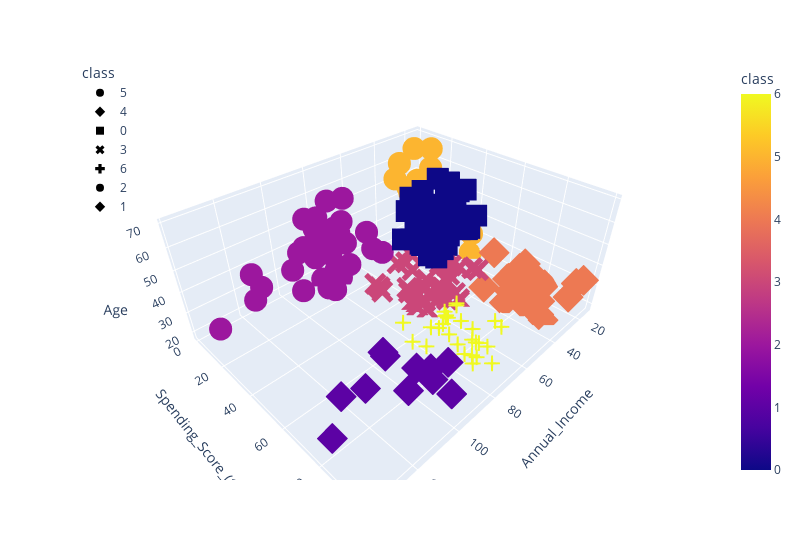

Notebook source saved alongside this figure:
### Code cell
fig = px.scatter_3d(
    df_shopping,
    x="Annual_Income",
    y="Spending_Score_(1-100)",
    z="Age",
    color="class",
    symbol="class",
    width=800,
)
fig.update_layout(legend=dict(x=0, y=1))
fig.show()

### Figure 1 — Plotly figure (JSON) as saved in the notebook; plotly's stock layout.template omitted (floating-point values rounded to 4 significant figures)
{"data": [{"hovertemplate": "class=%{marker.color}<br>Annual_Income=%{x}<br>Spending_Score_(1-100)=%{y}<br>Age=%{z}<extra></extra>", "legendgroup": "5", "marker": {"color": [5, 5, 5, 5, 5, 5, 5, 5, 5, 5, 5, 5, 5, 5, 5, 5, 5, 5, 5, 5, 5, 5], "coloraxis": "coloraxis", "symbol": "circle"}, "mode": "markers", "name": "5", "scene": "scene", "showlegend": true, "type": "scatter3d", "x": [15, 16, 17, 18, 19, 19, 20, 20, 21, 23, 24, 25, 28, 28, 29, 30, 33, 33, 34, 37, 39, 39], "y": [39, 6, 40, 6, 3, 14, 15, 13, 35, 29, 35, 5, 14, 32, 31, 4, 4, 14, 17, 26, 36, 28], "z": [19, 20, 31, 35, 64, 67, 58, 37, 35, 52, 35, 46, 54, 45, 40, 60, 53, 49, 42, 36, 48, 49]}, {"hovertemplate": "class=%{marker.color}<br>Annual_Income=%{x}<br>Spending_Score_(1-100)=%{y}<br>Age=%{z}<extra></extra>", "legendgroup": "4", "marker": {"color": [4, 4, 4, 4, 4, 4, 4, 4, 4, 4, 4, 4, 4, 4, 4, 4, 4, 4, 4, 4, 4, 4], "coloraxis": "coloraxis", "symbol": "diamond"}, "mode": "markers", "name": "4", "scene": "scene", "showlegend": true, "type": "scatter3d", "x": [15, 16, 17, 18, 19, 19, 20, 20, 21, 23, 24, 25, 28, 28, 29, 30, 33, 33, 34, 37, 38, 39], "y": [81, 77, 76, 94, 72, 99, 77, 79, 66, 98, 73, 73, 82, 61, 87, 73, 92, 81, 73, 75, 92, 65], "z": [21, 23, 22, 23, 30, 35, 24, 22, 20, 35, 25, 31, 29, 35, 23, 21, 18, 21, 30, 20, 24, 24]}, {"hovertemplate": "class=%{marker.color}<br>Annual_Income=%{x}<br>Spending_Score_(1-100)=%{y}<br>Age=%{z}<extra></extra>", "legendgroup": "0", "marker": {"color": [0, 0, 0, 0, 0, 0, 0, 0, 0, 0, 0, 0, 0, 0, 0, 0, 0, 0, 0, 0, 0, 0, 0, 0, 0, 0, 0, 0, 0, 0, 0, 0, 0, 0, 0, 0, 0, 0, 0, 0, 0, 0, 0, 0], "coloraxis": "coloraxis", "symbol": "square"}, "mode": "markers", "name": "0", "scene": "scene", "showlegend": true, "type": "scatter3d", "x": [38, 40, 42, 43, 43, 43, 44, 44, 46, 46, 47, 47, 48, 48, 48, 49, 49, 50, 50, 54, 54, 54, 54, 54, 54, 54, 57, 58, 59, 60, 60, 61, 62, 62, 62, 63, 63, 63, 63, 63, 65, 65, 67, 67], "y": [35, 55, 52, 60, 45, 41, 50, 46, 46, 56, 52, 59, 51, 50, 48, 55, 42, 49, 56, 47, 53, 42, 51, 41, 44, 46, 58, 46, 55, 49, 47, 42, 48, 59, 56, 50, 46, 43, 48, 52, 43, 59, 43, 57], "z": [65, 50, 49, 59, 50, 47, 51, 69, 53, 70, 67, 54, 63, 43, 68, 70, 47, 60, 60, 59, 45, 49, 57, 67, 46, 48, 55, 50, 68, 48, 47, 48, 49, 67, 49, 66, 54, 68, 66, 65, 63, 49, 51, 50]}, {"hovertemplate": "class=%{marker.color}<br>Annual_Income=%{x}<br>Spending_Score_(1-100)=%{y}<br>Age=%{z}<extra></extra>", "legendgroup": "3", "marker": {"color": [3, 3, 3, 3, 3, 3, 3, 3, 3, 3, 3, 3, 3, 3, 3, 3, 3, 3, 3, 3, 3, 3, 3, 3, 3, 3, 3, 3, 3, 3, 3, 3, 3, 3, 3, 3, 3, 3], "coloraxis": "coloraxis", "symbol": "x"}, "mode": "markers", "name": "3", "scene": "scene", "showlegend": true, "type": "scatter3d", "x": [39, 40, 40, 40, 42, 43, 46, 46, 48, 48, 48, 54, 54, 54, 54, 54, 57, 58, 59, 60, 60, 60, 60, 61, 62, 62, 62, 63, 64, 64, 65, 65, 67, 67, 69, 70, 72, 76], "y": [61, 47, 42, 42, 60, 54, 51, 55, 59, 59, 47, 54, 48, 52, 55, 57, 55, 60, 41, 40, 42, 52, 50, 49, 41, 55, 42, 54, 42, 46, 48, 50, 56, 40, 58, 29, 34, 40], "z": [31, 27, 29, 31, 33, 31, 27, 19, 18, 19, 32, 26, 40, 23, 38, 21, 22, 34, 18, 40, 32, 24, 27, 20, 23, 26, 21, 19, 38, 19, 18, 19, 27, 38, 40, 23, 25, 28]}, {"hovertemplate": "class=%{marker.color}<br>Annual_Income=%{x}<br>Spending_Score_(1-100)=%{y}<br>Age=%{z}<extra></extra>", "legendgroup": "6", "marker": {"color": [6, 6, 6, 6, 6, 6, 6, 6, 6, 6, 6, 6, 6, 6, 6, 6, 6, 6, 6, 6, 6, 6, 6, 6, 6, 6, 6, 6], "coloraxis": "coloraxis", "symbol": "cross"}, "mode": "markers", "name": "6", "scene": "scene", "showlegend": true, "type": "scatter3d", "x": [69, 70, 71, 71, 71, 72, 73, 73, 74, 75, 76, 77, 77, 78, 78, 78, 78, 78, 78, 79, 81, 85, 86, 87, 87, 87, 88, 88], "y": [91, 77, 95, 75, 75, 71, 88, 73, 72, 93, 87, 97, 74, 90, 88, 76, 89, 78, 73, 83, 93, 75, 95, 63, 75, 92, 86, 69], "z": [39, 31, 40, 38, 39, 31, 29, 32, 35, 32, 32, 28, 32, 34, 39, 38, 27, 30, 30, 29, 31, 36, 33, 32, 28, 36, 30, 27]}, {"hovertemplate": "class=%{marker.color}<br>Annual_Income=%{x}<br>Spending_Score_(1-100)=%{y}<br>Age=%{z}<extra></extra>", "legendgroup": "2", "marker": {"color": [2, 2, 2, 2, 2, 2, 2, 2, 2, 2, 2, 2, 2, 2, 2, 2, 2, 2, 2, 2, 2, 2, 2, 2, 2, 2, 2, 2, 2, 2, 2, 2, 2, 2, 2], "coloraxis": "coloraxis", "symbol": "circle"}, "mode": "markers", "name": "2", "scene": "scene", "showlegend": true, "type": "scatter3d", "x": [71, 71, 71, 73, 73, 74, 75, 77, 77, 78, 78, 78, 78, 78, 78, 79, 81, 85, 86, 87, 87, 87, 88, 88, 93, 97, 98, 99, 101, 103, 103, 113, 120, 126, 137], "y": [35, 11, 9, 5, 7, 10, 5, 12, 36, 22, 17, 20, 16, 1, 1, 35, 5, 26, 20, 27, 13, 10, 13, 15, 14, 32, 15, 39, 24, 17, 23, 8, 16, 28, 18], "z": [43, 59, 47, 20, 44, 19, 57, 25, 48, 34, 43, 44, 47, 37, 34, 56, 19, 50, 42, 36, 40, 36, 52, 58, 59, 37, 46, 41, 54, 41, 34, 33, 47, 45, 32]}, {"hovertemplate": "class=%{marker.color}<br>Annual_Income=%{x}<br>Spending_Score_(1-100)=%{y}<br>Age=%{z}<extra></extra>", "legendgroup": "1", "marker": {"color": [1, 1, 1, 1, 1, 1, 1, 1, 1, 1, 1], "coloraxis": "coloraxis", "symbol": "diamond"}, "mode": "markers", "name": "1", "scene": "scene", "showlegend": true, "type": "scatter3d", "x": [93, 97, 98, 99, 101, 103, 103, 113, 120, 126, 137], "y": [90, 86, 88, 97, 68, 85, 69, 91, 79, 74, 83], "z": [35, 32, 29, 30, 28, 36, 32, 38, 35, 32, 30]}], "layout": {"coloraxis": {"colorbar": {"title": {"text": "class"}}, "colorscale": [[0, "#0d0887"], [0.1111, "#46039f"], [0.2222, "#7201a8"], [0.3333, "#9c179e"], [0.4444, "#bd3786"], [0.5556, "#d8576b"], [0.6667, "#ed7953"], [0.7778, "#fb9f3a"], [0.8889, "#fdca26"], [1, "#f0f921"]]}, "legend": {"title": {"text": "class"}, "tracegroupgap": 0, "x": 0, "y": 1}, "margin": {"t": 60}, "scene": {"domain": {"x": [0, 1], "y": [0, 1]}, "xaxis": {"title": {"text": "Annual_Income"}}, "yaxis": {"title": {"text": "Spending_Score_(1-100)"}}, "zaxis": {"title": {"text": "Age"}}}, "width": 800}}
